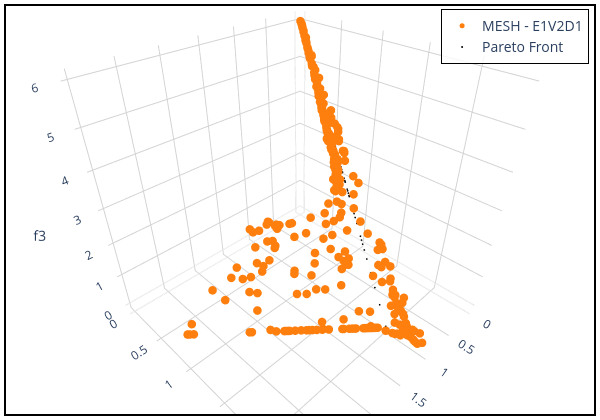

Notebook source saved alongside this figure:
### Markdown cell above
## Benchmark 3D:

### Code cell
pareto_front = []
num_final_solutions = 300
position_dim = 10 # Number of variables
n_pareto_density = 50 # Number of Pareto points to be generated

experiment_name = "wfg3"

# Choosing the files
choose_global_best_attribution_type = [0] # [0, 1, 2, 3]
choose_dm_pool_type = [1] # [0, 1, 2]
choose_de_mutation_type = [0] # [0, 1, 2, 3, 4]

# Name of chosen files
file_names = [
        f"E{i+1}V{j+1}D{k+1}_{experiment_name}.pkl"
        for i in choose_global_best_attribution_type
        for j in choose_dm_pool_type
        for k in choose_de_mutation_type
    ]
num_dataset = len(file_names) # Number of dataset

##### Color setup #####
solid_colors = [mcolors.to_hex(cm.tab10(i+1)) for i in range(num_dataset)] # List with solid colors
colorscales = pc.named_colorscales() # List of color scales
num_scales = len(colorscales)
#######################

##### Marker setup #####
marker_symbols = ['circle', 'circle-open', 'diamond', 'diamond-open', 'square', 'square-open', 'x']
num_symbols = len(marker_symbols)
#######################

for i in range(num_dataset):
  with open("../result/" + file_names[i], "rb") as f:
    r = pickle.load(f)
    pareto_front.append(
      go.Scatter3d(x=r['combined'][1][:,0],
                   y=r['combined'][1][:,1],
                   z=r['combined'][1][:,2],
                   mode='markers', marker=dict(size=5, symbol=marker_symbols[i % num_symbols], color=solid_colors[i]), #r['combined'][1][:,1], colorscale=colorscales[(i+1) % num_scales]),
                   name='MESH - ' + file_names[i][:6],
                   showlegend=True)
    )

# Creating a subplot
fig = go.Figure()

for i in range(num_dataset):
    fig.add_trace(pareto_front[i])

axis_range = None # [-0.1, 1.2]

# Setting layout
fig.update_layout(
    shapes=[
        dict(
            type="rect",
            xref="paper", yref="paper",
            x0=0, y0=0, x1=1, y1=1,
            line=dict(color="black", width=2),
            fillcolor="rgba(0,0,0,0)"  # Transparente
        )
    ],
    scene=dict(
        camera=dict(
          eye=dict(x=1,y=1,z=1)
        ),
        xaxis=dict(
            title=dict(text='f1', font=dict(size=14)),
            tickfont=dict(size=12),
            backgroundcolor='white',  # X-axis background
            gridcolor='lightgray',    # Grid color on X axis 
            showbackground=True,       # Show background
            range=axis_range
        ),
        yaxis=dict(
            title=dict(text='f2', font=dict(size=14)),
            tickfont=dict(size=12),
            backgroundcolor='white',  # Y-axis background
            gridcolor='lightgray',    # Grid color on Y axis
            showbackground=True,       # Show background
            range=axis_range
        ),
        zaxis=dict(
            title=dict(text='f3', font=dict(size=14)),
            tickfont=dict(size=12),
            backgroundcolor='white',  # Z-axis background
            gridcolor='lightgray',    # Grid color on Z axis
            showbackground=True,       # Show background
            range=axis_range
        ),
        aspectmode='cube'
    ),
    legend=dict(
        x=0.99,
        y=0.99,
        xanchor="right",
        yanchor="top",
        bgcolor="rgba(255,255,255,0.8)",  # fundo leve para não colidir com os pontos
        bordercolor="black",
        borderwidth=1,
        font=dict(size=14)
    ),
    showlegend=True,
    # title=dict(
    #     text='MESH - ' + experiment_name,
    #     x=0.5,  # Centering the title
    #     xanchor='center',
    #     yanchor='top'
    # ),
    margin=dict(l=5, r=5, b=5, t=5), # Rearrange the margin
    width=600,   # Figure width (pixels)
    height=420,  # Figure height (pixels)
    paper_bgcolor="white",
    plot_bgcolor='white'
)

# Plotting the Pareto front
real_pareto_front = get_pareto(experiment_name, n_pareto_density, position_dim, 3)
fig.add_trace(
	go.Scatter3d(x=real_pareto_front[:,0],
		y=real_pareto_front[:,1],
		z=real_pareto_front[:,2],
		mode='markers', marker=dict(size=1, color='black'),
		name='Pareto Front',
		showlegend=True
		)
	)

# Showing the figure
fig.show()

### Figure 1 — Plotly figure (JSON) as saved in the notebook; plotly's stock layout.template omitted (floating-point values rounded to 4 significant figures; data arrays with more than 128 entries replaced by an {"elided": "..."} marker saying what was removed)
{"data": [{"marker": {"color": "#ff7f0e", "size": 5, "symbol": "circle"}, "mode": "markers", "name": "MESH - E1V2D1", "showlegend": true, "type": "scatter3d", "x": {"elided": "300 float values"}, "y": {"elided": "300 float values"}, "z": {"elided": "300 float values"}}, {"marker": {"color": "black", "size": 1}, "mode": "markers", "name": "Pareto Front", "showlegend": true, "type": "scatter3d", "x": {"elided": "136 float values"}, "y": {"elided": "136 float values"}, "z": {"elided": "136 float values"}}], "layout": {"height": 420, "legend": {"bgcolor": "rgba(255,255,255,0.8)", "bordercolor": "black", "borderwidth": 1, "font": {"size": 14}, "x": 0.99, "xanchor": "right", "y": 0.99, "yanchor": "top"}, "margin": {"b": 5, "l": 5, "r": 5, "t": 5}, "paper_bgcolor": "white", "plot_bgcolor": "white", "scene": {"aspectmode": "cube", "camera": {"eye": {"x": 1, "y": 1, "z": 1}}, "xaxis": {"backgroundcolor": "white", "gridcolor": "lightgray", "showbackground": true, "tickfont": {"size": 12}, "title": {"font": {"size": 14}, "text": "f1"}}, "yaxis": {"backgroundcolor": "white", "gridcolor": "lightgray", "showbackground": true, "tickfont": {"size": 12}, "title": {"font": {"size": 14}, "text": "f2"}}, "zaxis": {"backgroundcolor": "white", "gridcolor": "lightgray", "showbackground": true, "tickfont": {"size": 12}, "title": {"font": {"size": 14}, "text": "f3"}}}, "shapes": [{"fillcolor": "rgba(0,0,0,0)", "line": {"color": "black", "width": 2}, "type": "rect", "x0": 0, "x1": 1, "xref": "paper", "y0": 0, "y1": 1, "yref": "paper"}], "showlegend": true, "width": 600}}
